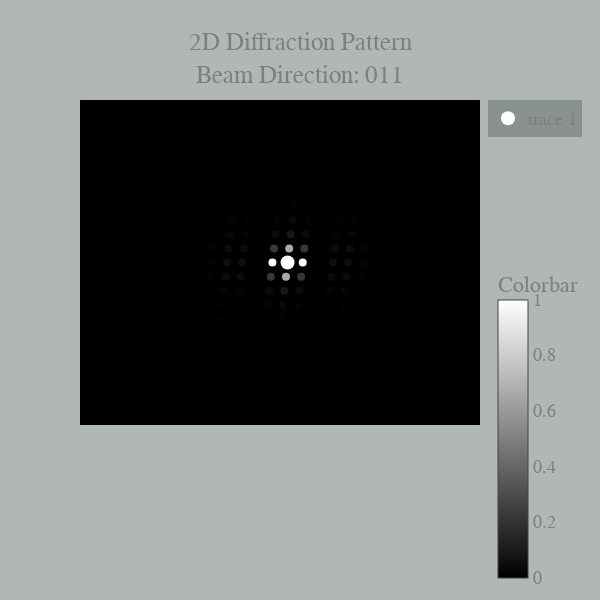

Notebook cell for this chart:
### Code cell
TEM_calc1 = tem.TEMCalculator({}, None, 200, [0, 1, 1])
points = TEM_calc.generate_points(-3, 3)
parser = CifParser("Si_mp-149_computed.cif")
structure = parser.get_structures()[0]
TEM_calc1.show_plot_2d(structure)
#It seems like the resulting pattern is flipped..? Hm...

### Figure 1 — Plotly figure (JSON) as saved in the notebook; plotly's stock layout.template omitted (floating-point values rounded to 4 significant figures; data arrays with more than 128 entries replaced by an {"elided": "..."} marker saying what was removed)
{"data": [{"hoverinfo": "text", "marker": {"cmax": 1, "cmin": 0, "color": {"elided": "461 float values"}, "colorbar": {"title": {"text": "Colorbar"}, "yanchor": "top"}, "colorscale": [[0, "black"], [1, "white"]], "size": 8}, "mode": "markers", "showlegend": false, "text": {"elided": "461 str values"}, "type": "scatter", "uid": "67a39337-90a9-435b-8c68-0c3c63b2116d", "x": {"elided": "461 float values"}, "y": {"elided": "461 float values"}}, {"hoverinfo": "text", "marker": {"cmax": 1, "cmin": 0, "color": "white", "size": 14}, "mode": "markers", "text": "(0, 0, 0): Direct beam", "type": "scatter", "uid": "405e36d8-3dd1-4af5-8290-a6fb120448c3", "x": [0], "y": [0]}], "layout": {"font": {"color": "#7f7f7f", "family": "Comic Sans, monospace", "size": 18}, "height": 600, "hovermode": "closest", "paper_bgcolor": "rgba(100,110,110,0.5)", "plot_bgcolor": "black", "title": {"text": "2D Diffraction Pattern<br>Beam Direction: 011"}, "width": 600, "xaxis": {"autorange": true, "showgrid": false, "showline": false, "showticklabels": false, "ticks": "", "zeroline": false}, "yaxis": {"autorange": true, "showgrid": false, "showline": false, "showticklabels": false, "ticks": "", "zeroline": false}}}
